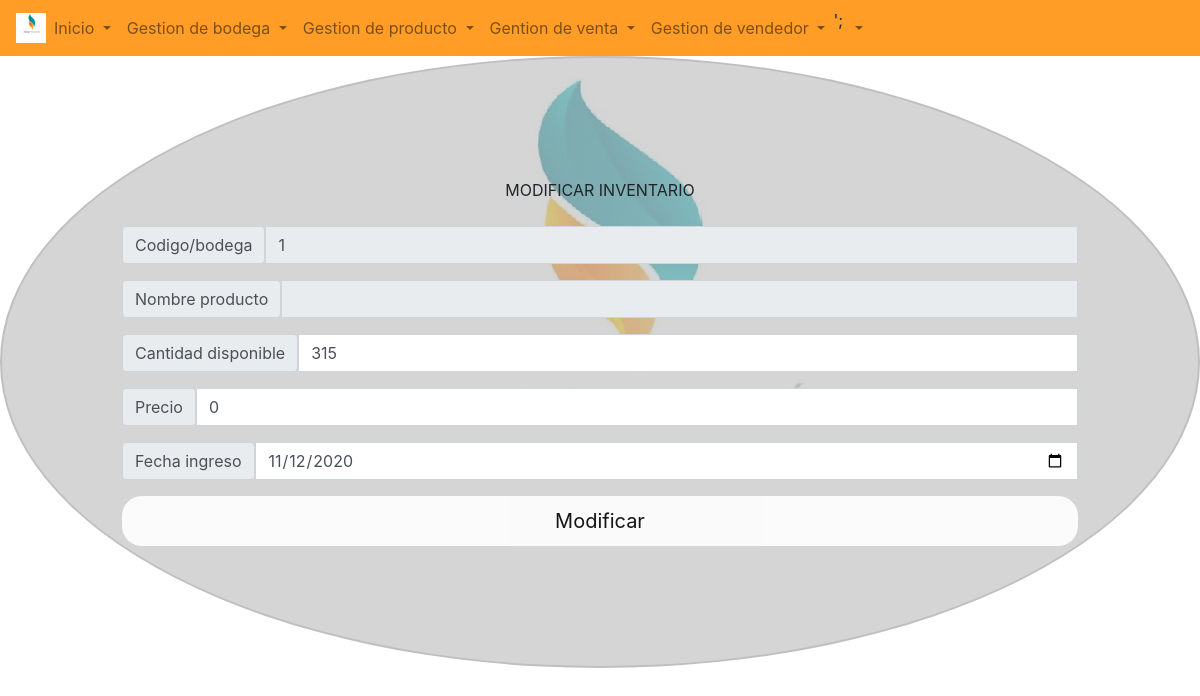
Screenshot of /form/form_modificar_linea_bodega.php?id_bodega=1 with the database file from the repository.
### tables this page shows
CREATE TABLE `bodega` (
  `id_bodega` int(2) NOT NULL,
  `can_dispo` int(10) NOT NULL,
  `can_calle` int(10) NOT NULL,
  `id_producto` int(2) NOT NULL,
  `costo_produc` double DEFAULT NULL,
  `valor_produc` double DEFAULT NULL,
  `can_egresa` int(20) DEFAULT NULL,
  `can_devo` int(20) DEFAULT NULL,
  `fecha_ingreso` date DEFAULT NULL,
  `id_estado` int(2) NOT NULL DEFAULT 1
);

### config/querys.php (called while the page is built, shortened)
 <?php
  function agregar_producto($id,$producto,$descripcion,$can_min_bod,$estado)
  {
      $sql = "insert into producto(id_producto,nom_produc, des_produc,can_min_bod,id_estado)
    values ($id,'$producto','".$descripcion."',$can_min_bod,$estado)";
      return $sql;
  }function buscar_producto($producto){
      $sql = "select * from producto
      where nom_produc like '%" . $producto . "%' ;";
      return $sql;
  } function obtener_regis_pro($id_bodega){
  $sql="select b.id_producto,a.nom_produc,b.id_bodega,b.can_calle,b.costo_produc,b.valor_produc,b.can_egresa,b.can_devo,a.valor_mayorista,b.can_dispo,b.fecha_ingreso
             from bodega b
             join producto a
             on a.id_producto=b.id_producto
           where b.id_bodega= '" . $id_bodega . "' ;";
             return $sql;
             }function buscar_idproducto($id_produc){
      $sql = "select * from producto
      where id_producto='".$id_produc ."' ;";
      return $sql;
  } function modificar_producto($id,$producto,$descripcion,$can_min_bod)
  {
      $sql = "update producto set nom_produc='".$producto."',des_produc='".$descripcion."',can_min_bod='" . $can_min_bod . "'
      where id_producto='".$id."';";
      return $sql;
  }function agregar_vendedor($id,$nombres,$apellidos,$telefono,$direccion,$correo,$roll){
      $sql = "insert into vendedor (id_vendedor,nom_vendedor, apelli_vendedor,tel_vendedor,dire_vendedor,correo_vendedor,user_roll)
    values ('" . $id . "','" . $nombres . "','" . $apellidos . "','" . $telefono . "','" . $direccion . "','" . $correo . "','".$roll."');";
      return $sql;
  } function obtener_roll(){
      $sql = "select * from  roll_user;";
      return $sql;
  } function obtener_vendedor(){
    $sql="select  *  from  vendedor;";
       return $sql;
  }function obtener_venta(){
      $sql="select  *  from  no_ventas;";
      return $sql;
  }function agregar_no_venta($id, $transporte,$fecha,$pagadopendiente,$fecha_pendiente){
      $sql="insert into   no_ventas (id_venta,transporte,fecha_venta,fecha_pago,pagado_pendiente)
       values ('" . $id . "','" . $transporte . "','" . $fecha. "','" . $fecha_pendiente . "','".$pagadopendiente."');";
      return $sql;
  }function obtener_ventas()
  {
      $sql = "select * from no_ventas;";
      return $sql;
  }function activar_inv ($id) {
      $sql= "UPDATE bodega SET  id_estado = 1 WHERE id_bodega= '".$id."';";
      return $sql;
  }
?>

### form/form_modificar_linea_bodega.php (the view, shortened to what this page needs)
<?php
include ("../config/querys.php");
include "cabecera.php";
include "maqueta.php";
$idcone=conexion();
$id_bodega= $_GET['id_bodega'];
$id_nom_pro=$_GET['nom_pro'];
$valida= obtener_regis_pro($id_bodega);
$sql= mysqli_query($idcone,$valida);
$ejecuta = Mysqli_fetch_array($sql);
?>
<!DOCTYPE html>
<html lang="es">
<head>
    <link rel="stylesheet" href="../css/estiloslogin.css"/>
</head>
<body>
<form method="POST" action="../program/program_modifica_inv.php" onsubmit="return ModiInve()" class="needs-validation" novalidate>
    <div>MODIFICAR INVENTARIO </div><br></div>
        <div class="input-group  mb-3">
          <div class="input-group-prepen">
            <span class="input-group-text" id="inputGroup-sizing-sm">Codigo/bodega</span>
          </div>
          <input type="text" name="id_bodega" class="form-control" readonly onmousedown="return false" value="<?php echo $id_bodega; ?>"  aria-label="Sizing example input" aria-describedby="inputGroup-sizing-sm" required>
        </div>
        <div class="input-group  mb-3">
          <div class="input-group-prepen">
            <span class="input-group-text" id="inputGroup-sizing-sm">Nombre producto</span>
          </div>
          <input type="text" name="nombre" readonly  value="<?php echo $id_nom_pro; ?>"  class="form-control" readonly value="<?php echo $id_bodega; ?>"  aria-label="Sizing example input" aria-describedby="inputGroup-sizing-sm" required>
        </div>
        <div class="input-group  mb-3">
          <div class="input-group-prepen">
            <span class="input-group-text" id="inputGroup-sizing-sm">Cantidad disponible</span>
          </div>
          <input type="text" placeholder="cantidad disponible" name= "cantidad" onkeypress="return soloNumeros(event)" id="cantidad" value="<?php echo $ejecuta['can_dispo']; ?>"  class="form-control"  value="<?php echo $id_bodega; ?>"  aria-label="Sizing example input" aria-describedby="inputGroup-sizing-sm" required>
        </div>
        <div class="input-group  mb-3">
          <div class="input-group-prepen">
            <span class="input-group-text" id="inputGroup-sizing-sm">Precio</span>
          </div>
          <input type="text" placeholder="" name= "precio"  onkeypress="return soloNumeros2(event)" id="precio" value="<?php echo $ejecuta['costo_produc'] ?>"  class="form-control"  value="<?php echo $id_bodega; ?>"  aria-label="Sizing example input" aria-describedby="inputGroup-sizing-sm" required>
        </div>
        <div class="input-group  mb-3">
          <div class="input-group-prepen">
            <span class="input-group-text" id="inputGroup-sizing-sm">Fecha ingreso</span>
          </div>
          <input type="date"  name= "fecha" id="fecha" value="<?php echo $ejecuta['fecha_ingreso']; ?>"   class="form-control"  aria-label="Sizing example input" aria-describedby="inputGroup-sizing-sm" required>
        </div>
            <input class="boton" type="submit" value="Modificar" id="Grabar">
</form>
</body>
</html>

### css/estilosmaq.css (style rules this page uses)
body { background-repeat: no-repeat; background-image: url(../imagenes/logo.png); background-position: 50% -30%; overflow-x: hidden; }

### css/estiloslogin.css (style rules this page uses)
* { margin:0; padding:0; box-sizing:border-box; }
body { width: 100%; background:url(../imagenes/logo.png); background-repeat: no-repeat; background-position: center; }
form { border-radius:50%; margin-left: auto; margin-right: auto; width:100%; background:#c0c0c0a8; padding:10%; border:2px solid rgba(0,0,0,0.1); }
div { text-align:center; }
input { display:block; padding:10px; width:100%; margin-bottom:30px; font-size:20px; border:0; border-radius:100px; }
form .boton[type="submit"] { background-color:white; color:black; margin-bottom:0; border:0; opacity:0.9; cursor:pointer; border-radius:20px; margin-bottom:0; }

### rows the page displays
bodega: cantidad "315", precio "0", fecha "11/12/2020"
